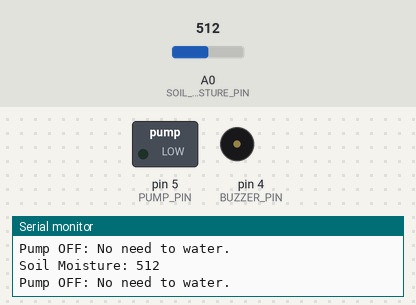
Simulated run of this sketch. Board: Arduino Uno, built with avr-gcc and run on an emulated ATmega328P. Shown: switched loads named in the sketch (green lamp = pin HIGH), buzzer (waves = sounding, pin HIGH), the last lines printed to the serial monitor. Inputs (shaded band) come from the test bench; at power-on: A0 (SOIL_MOISTURE_PIN) = 512.

Above: at 2.8 s.
2.9 s: A0 (SOIL_MOISTURE_PIN) set to 316
5.6 s: A0 (SOIL_MOISTURE_PIN) set to 282
At 6.8 s:
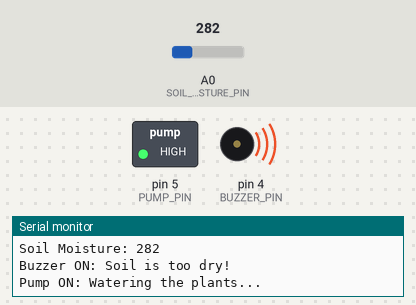
8.3 s: A0 (SOIL_MOISTURE_PIN) set to 306
At 10.5 s:
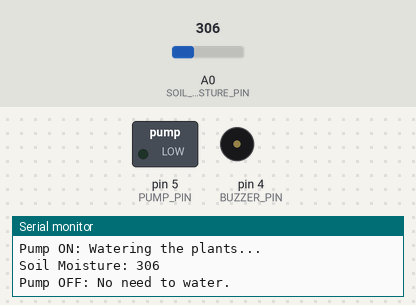
11.5 s: A0 (SOIL_MOISTURE_PIN) set to 290
At 12.6 s:
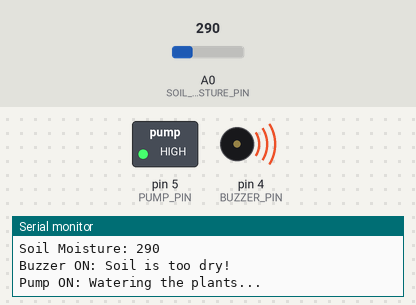
Timing chart, 0 to 14.5 s (numbered marks = the images above; inputs shaded):
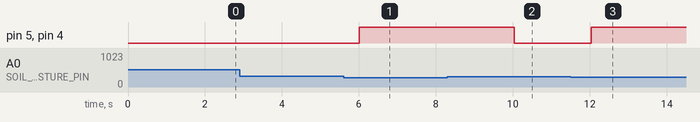

Measured:
- the behaviour switches between 300 and 299 on A0 (SOIL_MOISTURE_PIN) (found by bisection; images 0 and 1)
- after the input at 5.6 s, pin 5 (PUMP_PIN), pin 4 (BUZZER_PIN): LOW → HIGH after 0.40 s
- after the input at 8.3 s, pin 5 (PUMP_PIN), pin 4 (BUZZER_PIN): HIGH → LOW after 1.7 s
- after the input at 11.5 s, pin 5 (PUMP_PIN), pin 4 (BUZZER_PIN): LOW → HIGH after 0.54 s

The sketch:

smart_irrigation_water_level_iot_assignment1.ino
```cpp
// Define pins for sensors and components
#define SOIL_MOISTURE_PIN A0 // Soil moisture sensor pin
#define PUMP_PIN 5           // Water pump pin (simulated with LED)
#define BUZZER_PIN 4         // Buzzer pin

// Variables to store sensor readings
int soilMoistureValue;

void setup() {
  Serial.begin(9600);  // Start serial communication

  pinMode(PUMP_PIN, OUTPUT);   // Set water pump pin as output (simulated with LED)
  pinMode(BUZZER_PIN, OUTPUT); // Set buzzer pin as output

  digitalWrite(PUMP_PIN, LOW);  // Ensure water pump is off initially
  digitalWrite(BUZZER_PIN, LOW); // Ensure buzzer is off initially
}

void loop() {
  // Read soil moisture value
  soilMoistureValue = analogRead(SOIL_MOISTURE_PIN);

  // Print the soil moisture value to the serial monitor
  Serial.print("Soil Moisture: ");
  Serial.println(soilMoistureValue);

  // Soil moisture logic
  if (soilMoistureValue < 300) {  // If soil is dry (threshold can be adjusted)
    digitalWrite(BUZZER_PIN, HIGH);  // Turn on the buzzer to alert about dry soil
    Serial.println("Buzzer ON: Soil is too dry!");

    digitalWrite(PUMP_PIN, HIGH);  // Turn on the water pump to water the plants
    Serial.println("Pump ON: Watering the plants...");
  } else {
    digitalWrite(BUZZER_PIN, LOW);   // Turn off the buzzer
    digitalWrite(PUMP_PIN, LOW);     // Turn off the water pump
    Serial.println("Pump OFF: No need to water.");
  }

  delay(2000);  // Delay for 2 seconds before the next reading
}
```
